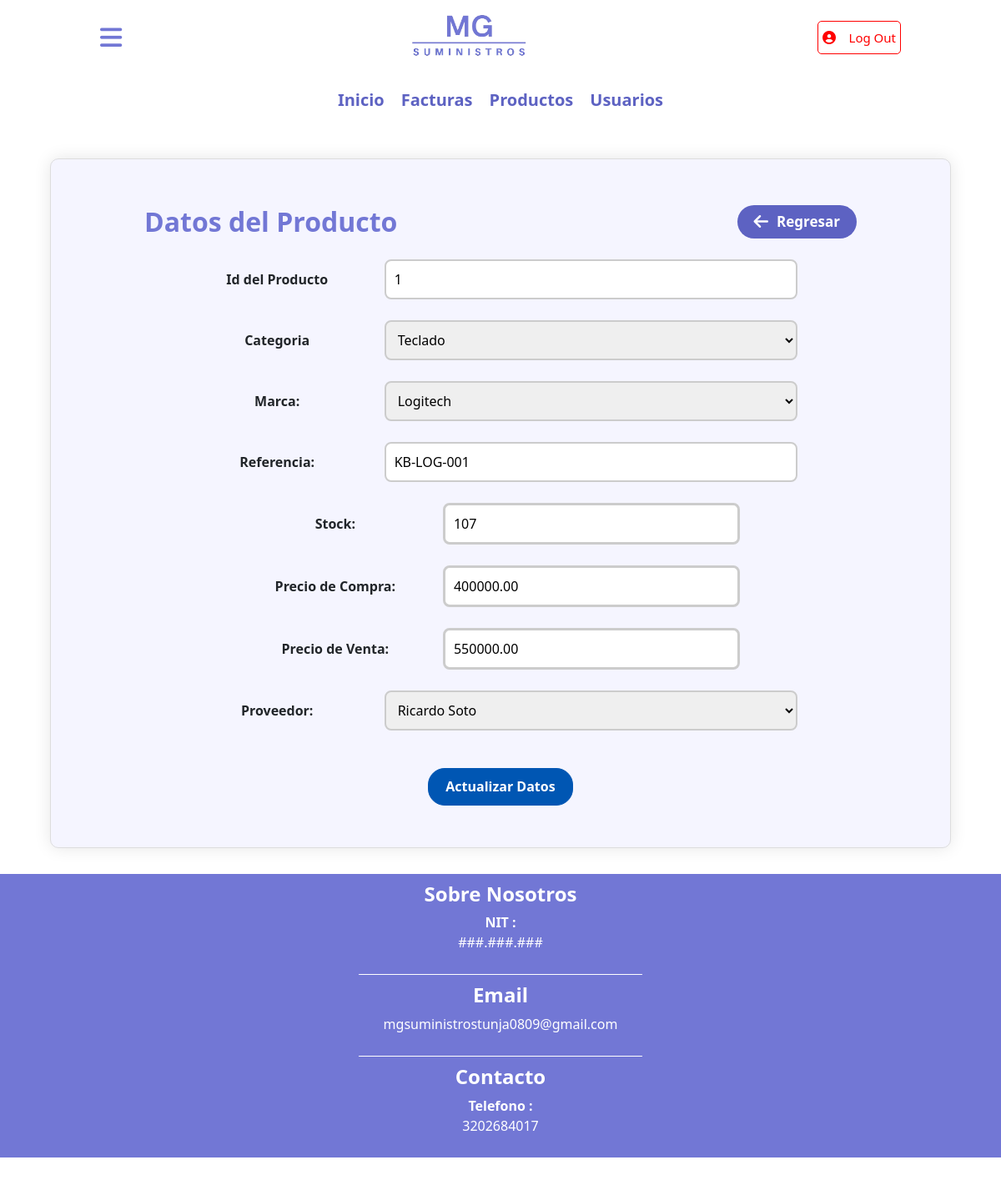
The app's page /producto/update.php?ACTUALIZAR=1 (signed in) with its own data.
### tables this page shows
CREATE TABLE `producto` (
  `id_producto` int(11) NOT NULL,
  `id_categoria` int(11) NOT NULL,
  `id_marca` int(11) NOT NULL,
  `referencia` varchar(50) NOT NULL,
  `stock` int(11) NOT NULL,
  `precio_compra` decimal(10,2) NOT NULL,
  `precio_venta` decimal(10,2) NOT NULL,
  `id_proveedor` int(11) DEFAULT NULL
);

CREATE TABLE `categoria` (
  `id_categoria` int(11) NOT NULL,
  `tipo_categoria` varchar(40) NOT NULL
);

CREATE TABLE `marca` (
  `id_marca` int(11) NOT NULL,
  `nombre_marca` varchar(40) NOT NULL
);

CREATE TABLE `persona` (
  `id_persona` int(11) NOT NULL,
  `nombre` varchar(40) NOT NULL,
  `id_tipo_identidad` int(11) DEFAULT NULL,
  `id_tipo_documento` int(11) NOT NULL,
  `numero_documento` varchar(40) DEFAULT NULL,
  `correo_electronico` varchar(50) DEFAULT NULL,
  `contrasena` varchar(40) DEFAULT NULL,
  `id_rol` int(11) DEFAULT NULL,
  `direccion` varchar(40) DEFAULT NULL,
  `ciudad` int(11) DEFAULT NULL
);

### producto/update.php (the view, shortened to what this page needs)
<!DOCTYPE html>
<html lang="en">
<head>
    <link href="https://cdn.jsdelivr.net/npm/bootstrap@5.3.3/dist/css/bootstrap.min.css"
          rel="stylesheet"
>
    <link rel="stylesheet" href="../CSS/styles.css">
</head>
<body>
    <?php require_once('../config/database.php');?>
    <?php include('../temp/header.php') ?>
    <?php include('../temp/contenido.php')?>
    <?php
      if (isset($_GET['ACTUALIZAR'])) {
          $editar_id = $_GET['ACTUALIZAR'];
          $consulta = "
            SELECT
                producto.id_producto,
                categoria.tipo_categoria AS categoria,
                marca.nombre_marca AS marca,
                producto.referencia,
                producto.stock,
                producto.precio_compra,
                producto.precio_venta,
                persona.nombre AS proveedor
                FROM producto
                INNER JOIN categoria ON producto.id_categoria = categoria.id_categoria
                INNER JOIN marca ON producto.id_marca = marca.id_marca
                INNER JOIN persona ON producto.id_proveedor = persona.id_persona
            WHERE id_producto = '$editar_id'";
            $ejecutar = mysqli_query($conexion, $consulta) or die(mysqli_error($conexion));
            $fila = mysqli_fetch_assoc($ejecutar);
            $id_producto = $fila['id_producto'];
            $categoria = $fila['categoria'];
            $marca = $fila['marca'];
            $referencia = $fila['referencia'];
            $stock = $fila['stock'];
            $p_compra = $fila['precio_compra'];
            $p_venta = $fila['precio_venta'];
            $proveedor = $fila['proveedor'];
      }
    ?>
    <form name="update" method="POST" action="">
      <fieldset>
        <legend id="titulo-form">
            <h2>Datos del Producto</h2>
            <a href="select.php" id="btn-insertar">
                <i class="fa-solid fa-arrow-left"></i>
                <p>Regresar</p>
            </a>
        </legend>
        <div class="inputs-formularios">
            <label for="txt_nombre">Id del Producto</label>
            <input type="text" name="txt_id_producto" value="<?php echo $id_producto; ?>" required>
        </div>
        <div class="inputs-formularios">
                    <label>Categoria</label>
                    <select class="select-formularios" name="txt_categoria" required>
                        <option><?php echo $categoria; ?></option>
                    </select>
        </div>
        <div class="inputs-formularios">
                    <label>Marca:</label>
                    <select class="select-formularios" name="txt_marca" required>
                        <option><?php echo $marca; ?></option>
                    </select>
        </div>
        <div class="inputs-formularios">
            <label for="txt_nombre">Referencia:</label>
            <input type="text" name="txt_referencia" value="<?php echo $referencia; ?>" required>
        </div>
        <div class="inputs-formularios">
            <label for="txt_nombre">Stock:</label>
            <input type="number" name="txt_stock" value="<?php echo $stock; ?>" required>
        </div>
        <div class="inputs-formularios">
            <label for="txt_nombre">Precio de Compra:</label>
            <input type="number" name="txt_p_compra" value="<?php echo $p_compra; ?>" required>
        </div>
        <div class="inputs-formularios">
            <label for="txt_nombre">Precio de Venta:</label>
            <input type="number" name="txt_p_venta" value="<?php echo $p_venta; ?>" required>
        </div>
        <div class="inputs-formularios">
                    <label>Proveedor:</label>
                    <select class="select-formularios" name="txt_proveedor" required>
                        <option><?php echo $proveedor; ?></option>
                    </select>
        </div>
        <div class="input-guardar-fomrularios">
            <input type="submit" name="actualizar" value="Actualizar Datos">
        </div>
      </fieldset>
    </form>
    <?php include('../temp/footer.php');?>
</body>
</html>

### CSS/styles.css (style rules this page uses)
body { margin: 0; font-family:'Segoe UI', Tahoma, Geneva, Verdana, sans-serif; font-weight: 400px; }
#contenido form { text-align: center; align-items: center; background-color: #F5F5FF ; border-radius:10px ; box-shadow: 0 0 20px rgba(0, 0, 0,0.1); width: 90%; margin: auto; }
fieldset { border: 1px solid #ddd; border-radius: 10px; padding: 30px; overflow-x: auto; -webkit-overflow-scrolling: touch; }
#titulo-form { font-weight: bold; display: flex; justify-content: center; align-items: center; gap: 40%; width: 100%; margin: 25px auto; }
#titulo-form h2 { color: #7277D5; font-weight: bold; text-align: left; margin-bottom: 20px; line-height: 1; margin: 0; }
#btn-insertar { background-color: #5D62C2; color: white; font-weight: bold; display: flex; justify-content: center; align-items: center; gap: 10px; text-decoration: none; border: none; border-radius: 20px; padding: 8px 20px; height: 40px; width: auto; cursor: pointer; transition: all 0.2s ease; margin: 0; }
#btn-insertar p { margin: 0; font-size: 17px; }
#btn-insertar i { font-size: 20px; }
.inputs-formularios { width: 70%; display: flex; justify-content: center; gap: 40px; margin: 25px auto; align-items: center; font-weight: bold; }
.inputs-formularios label { width: 25%; }
.inputs-formularios input[type="text"] { border: 2px solid #ccc; width: 70%; padding: 10px; border-radius: 8px; font: inherit; transition: all 0.3s ease; caret-color: #7277D5; font-weight: lighter; }
.inputs-formularios input[type="number"] { border: 3px solid #ccc; width: 50%; padding: 10px; border-radius: 8px; font: inherit; transition: all 0.3s ease; caret-color: #7277D5; font-weight: lighter; }
.select-formularios { border: 2px solid #ccc; width: 70%; padding: 10px; border-radius: 8px; font: inherit; transition: all 0.3s ease; font-weight: lighter; cursor: pointer; }
.input-guardar-fomrularios input { background-color: #0056b3; color: white; border-radius: 20px; border: 1px solid #0056b3; padding: 5px 20px; width: auto; height: 45px; margin: 20px; transition: all 0.2s ease-in-out; font-weight: bold; }

### records on screen
producto: txt_id_producto "1", txt_categoria "Teclado", txt_marca "Logitech", txt_referencia "KB-LOG-001", txt_stock "107", txt_p_compra "400000.00", txt_p_venta "550000.00", txt_proveedor "Ricardo Soto"
